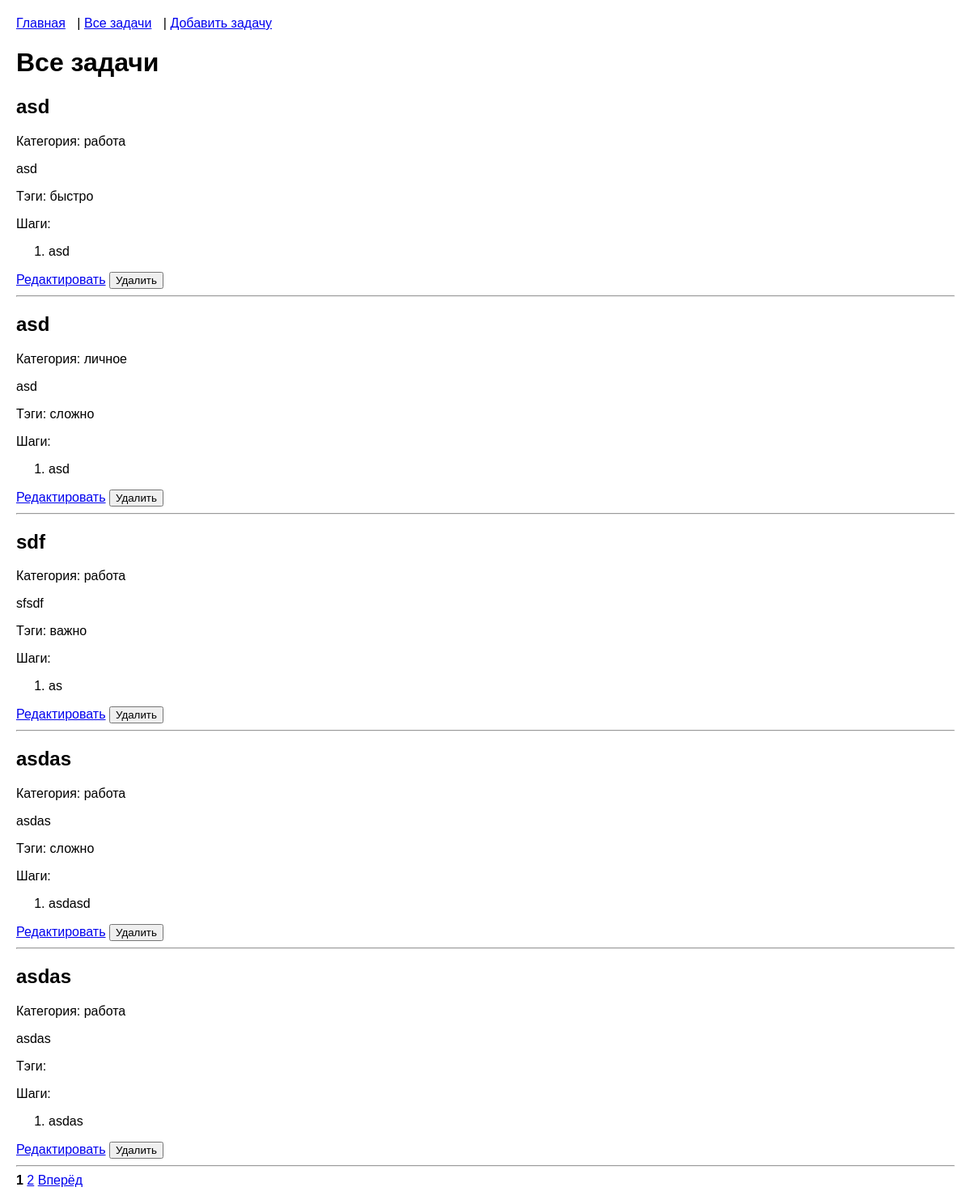
The page /tasks on the database its author committed.
### tables this page shows
CREATE TABLE tasks (
    id INTEGER PRIMARY KEY AUTOINCREMENT,
    title TEXT NOT NULL,
    category_id INTEGER NOT NULL,
    description TEXT,
    tags TEXT,
    steps TEXT,
    created_at TIMESTAMP DEFAULT CURRENT_TIMESTAMP,
    FOREIGN KEY (category_id) REFERENCES categories(id) ON DELETE CASCADE
);

CREATE TABLE categories (
    id INTEGER PRIMARY KEY AUTOINCREMENT,
    name TEXT NOT NULL UNIQUE,
    created_at TIMESTAMP DEFAULT CURRENT_TIMESTAMP
);

### templates/task/show.php (the view, shortened to what this page needs)
<h1>Все задачи</h1>
<?php if (empty($tasks)): ?>
    <p> WHILE нет задач.</p>
<?php else: ?>
    <?php foreach ($tasks as $task): ?>
        <h2><?= htmlspecialchars($task->title) ?></h2>
        <p>Категория: <?= htmlspecialchars($task->category_name) ?></p>
        <p><?= htmlspecialchars($task->description) ?></p>
        <p>Тэги: <?= htmlspecialchars($task->tags ? implode(', ', json_decode($task->tags)) : 'Нет тэгов') ?></p>
        <p>Шаги:</p>
        <?php if ($task->steps): ?>
            <ol>
                <?php foreach (json_decode($task->steps) as $step): ?>
                    <li><?= htmlspecialchars($step) ?></li>
                <?php endforeach; ?>
            </ol>
        <?php else: ?>
            <p>Нет шагов.</p>
        <?php endif; ?>
        <a href="/task/edit?id=<?= $task->id ?>">Редактировать</a>
        <form action="/task/delete" method="POST" style="display:inline;">
            <button type="submit">Удалить</button>
        </form>
        <hr>
    <?php endforeach; ?>
    <div>
        <?php for ($i = 1; $i <= $totalPages; $i++): ?>
            <?php if ($i == $page): ?>
                <strong><?= $i ?></strong>
            <?php else: ?>
                <a href="/tasks?page=<?= $i ?>"><?= $i ?></a>
            <?php endif; ?>
        <?php endfor; ?>
        <?php if ($page < $totalPages): ?>
            <a href="/tasks?page=<?= $page + 1 ?>">Вперёд</a>
        <?php endif; ?>
    </div>
<?php endif; ?>

### templates/layout.php (style rules this page uses)
body { font-family: Arial, sans-serif; margin: 20px; }

### rows shown on the page
tasks: title "asd", category.name "работа", description "asd", tags "быстро", steps "asd"
tasks: title "asd", category.name "личное", description "asd", tags "сложно", steps "asd"
tasks: title "sdf", category.name "работа", description "sfsdf", tags "важно", steps "as"
tasks: title "asdas", category.name "работа", description "asdas", tags "сложно", steps "asdasd"
tasks: title "asdas", category.name "работа", description "asdas", steps "asdas"
